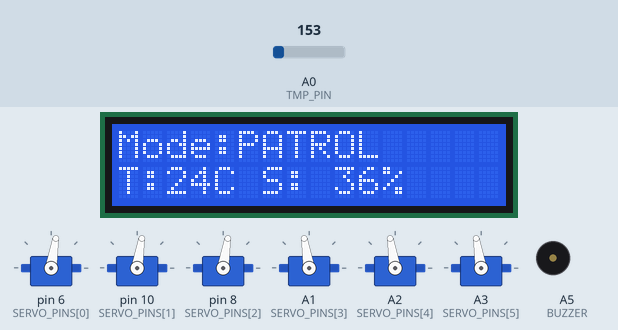
Simulated run of this sketch. Board: Arduino Uno, built with avr-gcc and run on an emulated ATmega328P. Shown: 16×2 character LCD, 6 × servo, buzzer (waves = sounding). Inputs (shaded band) come from the test bench; at power-on: A0 (TMP_PIN) = 153.

Above: at 1.5 s.
1.6 s: A0 (TMP_PIN) set to 165
At 3.54 s:
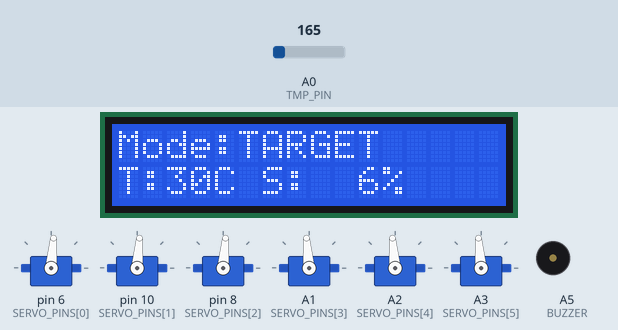
4.6 s: A0 (TMP_PIN) set to 175
At 6.55 s:
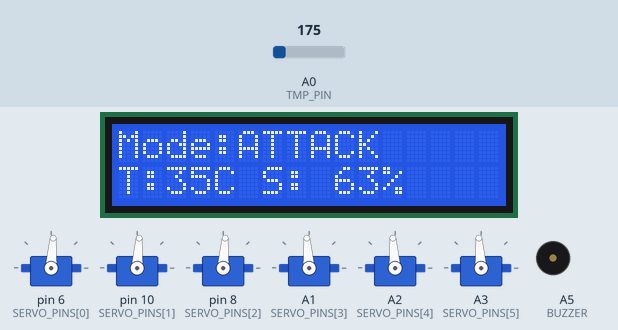
7.6 s: A0 (TMP_PIN) set to 191
At 8.37 s:
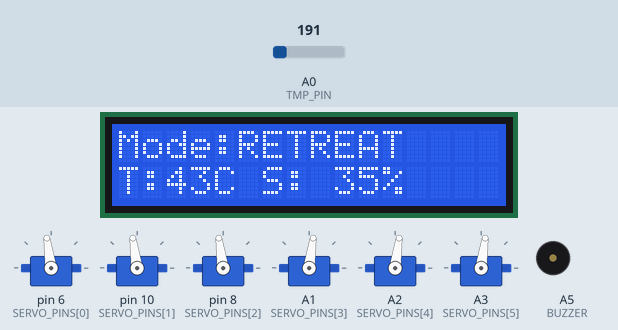
Timing chart, 0 to 48.1 s (numbered marks = the images above; inputs shaded):
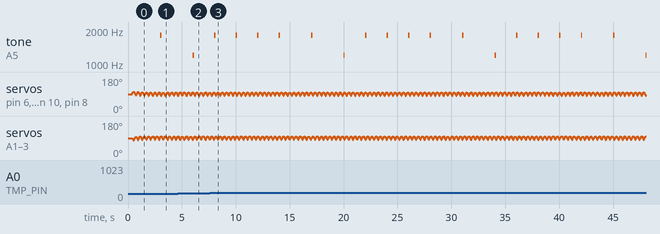

The sketch:

Aggressive-Bot-V2.ino
```cpp
// ===== Aggressive V2 (LCD + 6 servos + 1 ultrasonic, NO motors) =====
// LCD (parallel 4-bit): RS=12, E=11, D4=5, D5=4, D6=3, D7=2, RW=GND, VO=pot, LED+ via ~200Ω -> 5V, LED- -> GND
// Servos: D6, D10, D8, A1, A2, A3  (power from 5–6V regulator, GND common with Arduino)
// Ultrasonic (front): D9  |  Tilt: D7  |  Light: D13  |  TMP36: A0  |  Buzzer: A5

#define DEMO_MODE 1          // 1 = auto cycle states for video; 0 = sensor-driven

#include <Servo.h>
#include <LiquidCrystal.h>

LiquidCrystal lcd(12, 11, 5, 4, 3, 2);

// Pins
const int SIG_FRONT = 9;
const int TILT_PIN  = 7;
const int LIGHT_PIN = 13;
const int BUZZER    = A5;
const int TMP_PIN   = A0;

// Servos (6)
const int SERVO_PINS[6] = {6, 10, 8, A1, A2, A3};
Servo SV[6];

// ---- Power-friendly servo driver ----
float curDeg[6]={90,90,90,90,90,90};
float tgtDeg[6]={90,90,90,90,90,90};
unsigned long lastTick[6]={0,0,0,0,0,0};
const float MAX_DEG_STEP = 2.0;          // smaller = less current spikes
const unsigned long SERVO_PERIOD = 18;   // ms per-servo (staggered)
const int MIN_ANGLE=60, MAX_ANGLE=120;

void servoSetTarget(int i, int deg){ tgtDeg[i]=constrain(deg, MIN_ANGLE, MAX_ANGLE); }
void servoService(){
  unsigned long now=millis();
  for(int i=0;i<6;i++){
    if(now - lastTick[i] >= SERVO_PERIOD){
      lastTick[i]=now;
      float d = tgtDeg[i] - curDeg[i];
      if (fabs(d) < MAX_DEG_STEP) curDeg[i] = tgtDeg[i];
      else curDeg[i] += (d>0 ? MAX_DEG_STEP : -MAX_DEG_STEP);
      SV[i].write((int)curDeg[i]);
    }
  }
}

// Ultrasonic helpers (front only)
long pingOnce(uint8_t pin){
  pinMode(pin, OUTPUT); digitalWrite(pin, LOW); delayMicroseconds(2);
  digitalWrite(pin, HIGH); delayMicroseconds(5); digitalWrite(pin, LOW);
  pinMode(pin, INPUT);
  long dur = pulseIn(pin, HIGH, 30000);
  if (dur==0) return 999;
  return dur/58;
}
long pingMed(uint8_t p){ long v[3]; for(int i=0;i<3;i++){ v[i]=pingOnce(p); delay(2);}
  if(v[0]>v[1]){ long t=v[0]; v[0]=v[1]; v[1]=t; } if(v[1]>v[2]){ long t=v[1]; v[1]=v[2]; v[2]=t; }
  if(v[0]>v[1]){ long t=v[0]; v[0]=v[1]; v[1]=t; } return v[1];
}

// Behavior
enum State { PATROL, TARGET, ATTACK_SPIN, RETREAT, FLANK_L, FLANK_R };
State state = PATROL;

const int SEE_TARGET   = 45;  // cm
const int STRIKE_RANGE = 18;  // cm

// Gentle beeper: short chirp on transitions only
State lastState = PATROL;
void beepOnChange(){
  if (state != lastState){
    tone(BUZZER, state==ATTACK_SPIN ? 1200 : 1800, 120);
    lastState = state;
  }
}

// UI
void lcdPad(const char* s){
  char buf[17]; byte i=0; for(; i<16 && s[i]; ++i) buf[i]=s[i]; while(i<16) buf[i++]=' '; buf[16]='\0'; lcd.print(buf);
}

void setup(){
  lcd.begin(16,2);
  lcd.setCursor(0,0); lcdPad("Aggressive v2");
  lcd.setCursor(0,1); lcdPad("LCD + 6 servos");

  pinMode(TILT_PIN, INPUT_PULLUP);
  pinMode(LIGHT_PIN, INPUT);
  pinMode(BUZZER, OUTPUT); digitalWrite(BUZZER, LOW);

  for(int i=0;i<6;i++){ SV[i].attach(SERVO_PINS[i]); SV[i].write(90); }
  delay(300);
}

// main loop
void loop(){
  // --- Servo motion pattern (nonstop, power-friendly) ---
  static int base=90, dir=1;
  base += dir;
  if (base >= MAX_ANGLE){ base=MAX_ANGLE; dir=-1; }
  if (base <= MIN_ANGLE){ base=MIN_ANGLE; dir= 1; }
  auto mirror = [](int x){ return MIN_ANGLE + MAX_ANGLE - x; };
  // pairs counter-phase: (0,3) (1,4) (2,5)
  servoSetTarget(0, base); servoSetTarget(3, mirror(base));
  servoSetTarget(1, base); servoSetTarget(4, mirror(base));
  servoSetTarget(2, base); servoSetTarget(5, mirror(base));
  servoService();

  // --- State logic ---
  static unsigned long t0=0;
  long dF = 999;

#if DEMO_MODE
  // Auto cycle: PATROL(3s) -> TARGET(3s) -> ATTACK(2s) -> RETREAT(2s) -> FLANK_L(2s) -> FLANK_R(2s)
  static int phase=0;
  unsigned long now=millis();
  if (now - t0 > (phase==2 ? 2000UL : (phase<2 ? 3000UL : 2000UL))){
    t0 = now; phase = (phase+1)%6;
    state = (State)phase;  // order matches enum above
  }
#else
  // Sensor-driven (front only): “attack every ~5s if target close”
  static unsigned long lastSense=0, lastAttack=0;
  unsigned long now=millis();
  if(now - lastSense > 120){ lastSense=now; dF = pingMed(SIG_FRONT); }
  if (digitalRead(TILT_PIN)==LOW){ state=RETREAT; }
  else if (dF <= STRIKE_RANGE && (now-lastAttack>5000)){ state=ATTACK_SPIN; lastAttack=now; }
  else if (dF <= SEE_TARGET){ state=TARGET; }
  else { state=PATROL; }
#endif

  // Beep only on state change
  beepOnChange();

  // --- LCD HUD (no buzzing here) ---
  static unsigned long tlcd=0;
  if (millis()-tlcd > 250){
    tlcd = millis();
    // TMP36 °C
    int raw = analogRead(TMP_PIN);
    float v = raw * 5.0 / 1024.0;
    int tC = (int)((v - 0.5) * 100.0);

    // line 1
    lcd.setCursor(0,0);
    char l0[17];
#if DEMO_MODE
    snprintf(l0, sizeof(l0), "Mode:%-10s",
      state==PATROL?"PATROL":
      state==TARGET?"TARGET":
      state==ATTACK_SPIN?"ATTACK":
      state==RETREAT?"RETREAT":
      state==FLANK_L?"FLANK_L":"FLANK_R");
#else
    dF = pingMed(SIG_FRONT);
    snprintf(l0, sizeof(l0), "F:%02ldcm %-8s", dF,
      (state==ATTACK_SPIN?"ATTACK": state==TARGET?"TARGET":
       state==RETREAT?"RETREAT": state==FLANK_L?"FL_L":
       state==FLANK_R?"FL_R":"PATROL"));
#endif
    lcdPad(l0);

    // line 2
    lcd.setCursor(0,1);
    int sweep = map(base, MIN_ANGLE, MAX_ANGLE, 0, 100);
    char l1[17]; snprintf(l1, sizeof(l1), "T:%2dC S:%3d%%  ", tC, sweep);
    lcdPad(l1);
  }

  delay(3);  // tiny yield
}
```

Measured:
- by itself, tone on A5 (BUZZER): repeats every 14.0 s: 3 × (silent 1.9 s, 1800 Hz 0.12 s), silent 2.9 s, 1800 Hz 0.12 s, silent 2.9 s, 1200 Hz 0.12 s, silent 1.9 s, 1800 Hz 0.12 s
